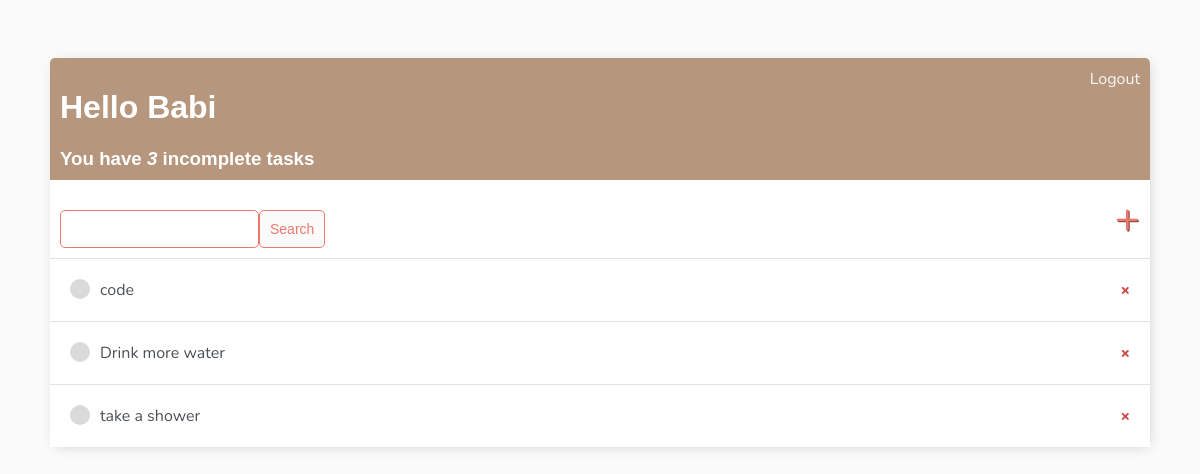
Page / (signed in) on the earlier database version.
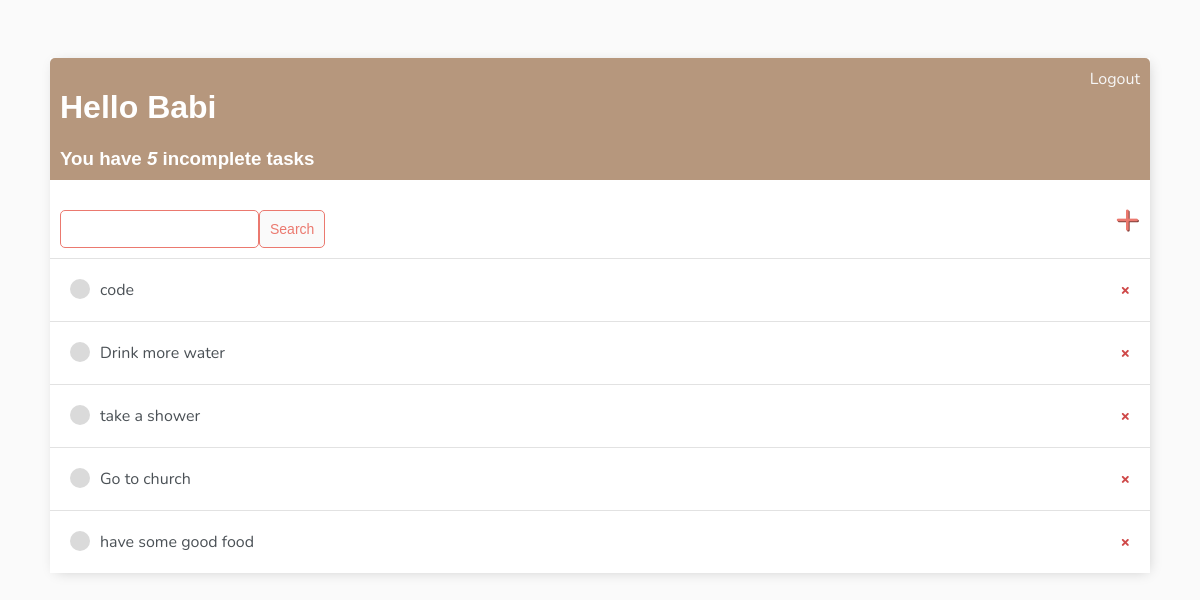
Same page on the later database version.
### base/models.py (models this page shows)
class Task(models.Model):
    user = models.ForeignKey(User, on_delete=models.CASCADE, null=True, blank=True)
    title = models.CharField(max_length=200)
    description = models.TextField(null=True, blank=True)
    complete = models.BooleanField(default=False)
    created = models.DateTimeField(auto_now_add=True)
    def __str__(self):
        return self.title
    class meta:
        ordering = ['complete']

### base/views.py (the view)
# urls.py: path('', TaskList.as_view(), name='tasks'),
class TaskList(LoginRequiredMixin, ListView):
    model = Task
    context_object_name = 'tasks'
    def get_context_data(self, **kwargs):
        context = super().get_context_data(**kwargs)
        context['tasks'] = context['tasks'].filter(user=self.request.user)
        context['count'] = context['tasks'].filter(complete=False).count()
        search_input = self.request.GET.get('search-area') or ''
        if search_input:
            context['tasks'] = context['tasks'].filter(title__icontains=search_input)
        context['search_input'] = search_input
        return context

### base/templates/base/task_list.html
{% extends 'base/main.html' %}
{% block content %}
<div class="header-bar">
    <div>
        <h1>Hello {{request.user|title}}</h1>
        <h3 style="margin:0"> You have <i>{{count}}</i> incomplete task{{ count|pluralize:"s" }}</h3>
    </div>
    {% if request.user.is_authenticated %}
    <a href="{% url 'logout'%}">Logout</a>
    {% else %}
    <a href="{% url 'login' %}">Login</a>
    {% endif %}
</div>
<div id="search-add-wrapper">
    <form method="GET" style="margin-top: 20px;display: flex;">
        <input type="text" name="search-area" value="{{search_input}}">
        <input class="button" type="submit" value="Search">
    </form>
    <a id="add-link" href="{% url 'task-create' %}">&#x2b;</a>
</div>
<div class="task-items-wrapper">
    {% for task in tasks %}
        <div class="task-wrapper">
            {% if task.complete %}
            <div class="task-title">
                <div class="task-complete-icon"></div>
                <i><s><a href="{% url 'task-update' task.id %}">{{task}}</a></s></i>
            </div>
            <a class="delete-link" href="{% url 'task-delete' task.id %}">&#215;</a>
            {% else%}
            <div class="task-title">
                <div class="task-incomplete-icon"></div>
                <a href="{% url 'task-update' task.id %}">{{task}}</a>
            </div>
            <a class="delete-link" href="{% url 'task-delete' task.id %}">&#215;</a>
            {% endif %}
        </div>
    {% empty %}
    <h3>No Items in List</h3>
    {% endfor %}
</div>
{% endblock content %}

Differences in the rows shown:
added Task: title "Go to church"
added Task: title "have some good food"
Other differences:
{{ count }}: "3" → "5"
